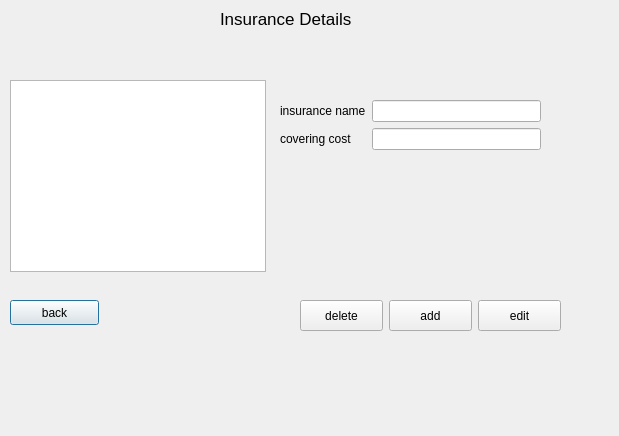
<?xml version="1.0" encoding="UTF-8"?>
<ui version="4.0">
 <class>InsuDetailDialog</class>
 <widget class="QDialog" name="InsuDetailDialog">
  <property name="geometry">
   <rect>
    <x>0</x>
    <y>0</y>
    <width>619</width>
    <height>436</height>
   </rect>
  </property>
  <property name="windowTitle">
   <string>Dialog</string>
  </property>
  <widget class="QTableView" name="tableView_insu_detail">
   <property name="geometry">
    <rect>
     <x>10</x>
     <y>80</y>
     <width>256</width>
     <height>192</height>
    </rect>
   </property>
  </widget>
  <widget class="QLabel" name="label_insu_det_info">
   <property name="geometry">
    <rect>
     <x>220</x>
     <y>10</y>
     <width>151</width>
     <height>17</height>
    </rect>
   </property>
   <property name="font">
    <font>
     <pointsize>13</pointsize>
    </font>
   </property>
   <property name="text">
    <string>Insurance Details</string>
   </property>
  </widget>
  <widget class="QPushButton" name="pushButton_insu_det_back">
   <property name="geometry">
    <rect>
     <x>10</x>
     <y>300</y>
     <width>89</width>
     <height>25</height>
    </rect>
   </property>
   <property name="text">
    <string>back</string>
   </property>
  </widget>
  <widget class="QWidget" name="layoutWidget">
   <property name="geometry">
    <rect>
     <x>280</x>
     <y>100</y>
     <width>261</width>
     <height>81</height>
    </rect>
   </property>
   <layout class="QFormLayout" name="formLayout">
    <item row="0" column="0">
     <widget class="QLabel" name="label_name_insu_Det">
      <property name="text">
       <string>insurance name</string>
      </property>
     </widget>
    </item>
    <item row="0" column="1">
     <widget class="QLineEdit" name="lineEdit_name_insu">
      <property name="maximumSize">
       <size>
        <width>300</width>
        <height>1000</height>
       </size>
      </property>
     </widget>
    </item>
    <item row="1" column="0">
     <widget class="QLabel" name="label_covering_cost">
      <property name="text">
       <string>covering cost</string>
      </property>
     </widget>
    </item>
    <item row="1" column="1">
     <widget class="QLineEdit" name="lineEdit_cover_cost">
      <property name="maximumSize">
       <size>
        <width>300</width>
        <height>1000</height>
       </size>
      </property>
     </widget>
    </item>
   </layout>
  </widget>
  <widget class="QWidget" name="layoutWidget">
   <property name="geometry">
    <rect>
     <x>300</x>
     <y>300</y>
     <width>261</width>
     <height>31</height>
    </rect>
   </property>
   <layout class="QHBoxLayout" name="horizontalLayout">
    <item>
     <widget class="QPushButton" name="pushButton_delete_insu_det">
      <property name="maximumSize">
       <size>
        <width>150</width>
        <height>150</height>
       </size>
      </property>
      <property name="text">
       <string>delete</string>
      </property>
     </widget>
    </item>
    <item>
     <widget class="QPushButton" name="pushButton_add_insu_det">
      <property name="maximumSize">
       <size>
        <width>150</width>
        <height>150</height>
       </size>
      </property>
      <property name="text">
       <string>add</string>
      </property>
     </widget>
    </item>
    <item>
     <widget class="QPushButton" name="pushButton_edit_insu_det">
      <property name="maximumSize">
       <size>
        <width>150</width>
        <height>150</height>
       </size>
      </property>
      <property name="text">
       <string>edit</string>
      </property>
     </widget>
    </item>
   </layout>
  </widget>
 </widget>
 <resources/>
 <connections/>
</ui>
